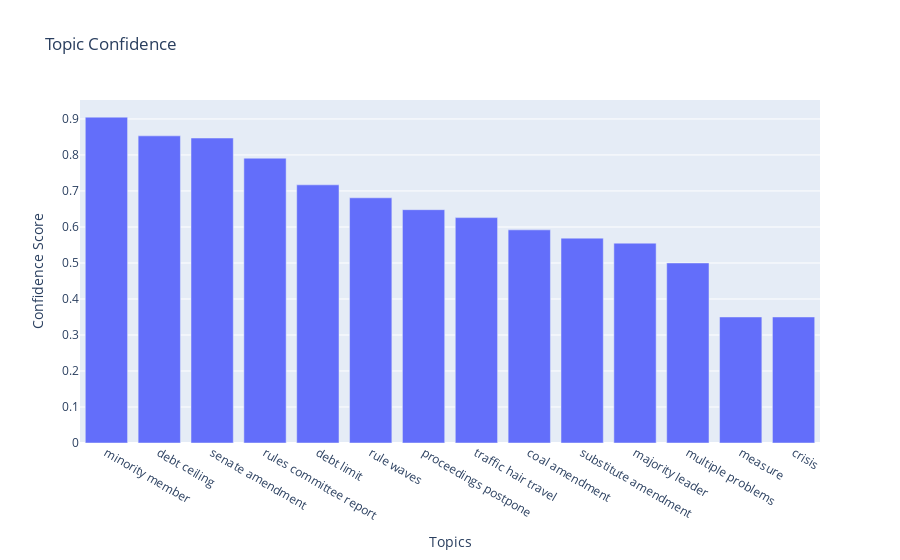

The notebook cell saved with this chart:
### Markdown cell above
Seeing this data, a few things come to mind as ways of investigating this.
1. How useful is the score? Can we check the quality of this by checking the messages?
2. Is the number of times referenced by messages useful?
3. Is the text itself useful? Can an aggregate of a lot of different video results provide a way to find reoccuring topics? Are topics that are more general / specific useful?

We can do a quick visualization for questions one and two.

### Code cell
data = go.Bar(x=topics_df["text"], y=topics_df["score"])

layout = go.Layout(title="Topic Confidence",
                   xaxis={"title":"Topics", "categoryorder": "total descending"},
                   yaxis={"title":"Confidence Score"})

go.Figure(data=data, layout=layout)

### Figure 1 — Plotly figure (JSON) as saved in the notebook; plotly's stock layout.template omitted (floating-point values rounded to 4 significant figures)
{"data": [{"type": "bar", "x": ["measure", "debt limit", "debt ceiling", "senate amendment", "minority member", "rule waves", "rules committee report", "majority leader", "proceedings postpone", "coal amendment", "crisis", "multiple problems", "traffic hair travel", "substitute amendment"], "y": [0.35, 0.717, 0.853, 0.847, 0.905, 0.681, 0.791, 0.555, 0.648, 0.592, 0.35, 0.5, 0.626, 0.569]}], "layout": {"title": {"text": "Topic Confidence"}, "xaxis": {"categoryorder": "total descending", "title": {"text": "Topics"}}, "yaxis": {"title": {"text": "Confidence Score"}}}}
